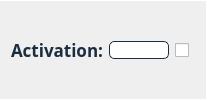
                                <widget class="QFrame" name="frame_lda_nr_topics_8">
                                 <property name="styleSheet">
                                  <string notr="true">border-bottom: 0.5px solid #FFFFFF;
border-right: 0.5px solid #FFFFFF;
border-top: 0.5px solid #FFFFFF;
</string>
                                 </property>
                                 <property name="frameShape">
                                  <enum>QFrame::NoFrame</enum>
                                 </property>
                                 <property name="frameShadow">
                                  <enum>QFrame::Plain</enum>
                                 </property>
                                 <layout class="QHBoxLayout" name="horizontalLayout_93">
                                  <item>
                                   <widget class="QLabel" name="label_lda_nr_topics_8">
                                    <property name="sizePolicy">
                                     <sizepolicy hsizetype="Minimum" vsizetype="Preferred">
                                      <horstretch>0</horstretch>
                                      <verstretch>0</verstretch>
                                     </sizepolicy>
                                    </property>
                                    <property name="maximumSize">
                                     <size>
                                      <width>16777215</width>
                                      <height>16777215</height>
                                     </size>
                                    </property>
                                    <property name="font">
                                     <font>
                                      <family>Avenir</family>
                                      <pointsize>13</pointsize>
                                      <weight>75</weight>
                                      <italic>false</italic>
                                      <bold>true</bold>
                                     </font>
                                    </property>
                                    <property name="toolTip">
                                     <string>&lt;html&gt;&lt;head/&gt;&lt;body&gt;&lt;p&gt;&lt;span style=&quot; font-weight:400;&quot;&gt;The weight of each word in the vocabulary.&lt;/span&gt;&lt;/p&gt;&lt;/body&gt;&lt;/html&gt;</string>
                                    </property>
                                    <property name="styleSheet">
                                     <string notr="true">font: 87 13pt &quot;Avenir&quot;;
color:#1A2E40;
font-weight: bold;
border:None;</string>
                                    </property>
                                    <property name="text">
                                     <string>Activation:</string>
                                    </property>
                                   </widget>
                                  </item>
                                  <item>
                                   <widget class="QLineEdit" name="lineEdit_lda_nr_topics_8">
                                    <property name="sizePolicy">
                                     <sizepolicy hsizetype="Minimum" vsizetype="Fixed">
                                      <horstretch>0</horstretch>
                                      <verstretch>0</verstretch>
                                     </sizepolicy>
                                    </property>
                                    <property name="minimumSize">
                                     <size>
                                      <width>0</width>
                                      <height>0</height>
                                     </size>
                                    </property>
                                    <property name="maximumSize">
                                     <size>
                                      <width>60</width>
                                      <height>16777215</height>
                                     </size>
                                    </property>
                                    <property name="styleSheet">
                                     <string notr="true">QLineEdit {	
	background-color: #FFFFFF;
	font: 87 italic 12pt &quot;Avenir&quot;;
	border-radius: 5px;
	border: 1px solid #1A2E40;
	color:black;
}</string>
                                    </property>
                                   </widget>
                                  </item>
                                  <item>
                                   <widget class="QCheckBox" name="checkBox_lda_nr_topics_8">
                                    <property name="sizePolicy">
                                     <sizepolicy hsizetype="Fixed" vsizetype="Fixed">
                                      <horstretch>0</horstretch>
                                      <verstretch>0</verstretch>
                                     </sizepolicy>
                                    </property>
                                    <property name="styleSheet">
                                     <string notr="true">border:0px;</string>
                                    </property>
                                    <property name="text">
                                     <string/>
                                    </property>
                                   </widget>
                                  </item>
                                 </layout>
                                </widget>
